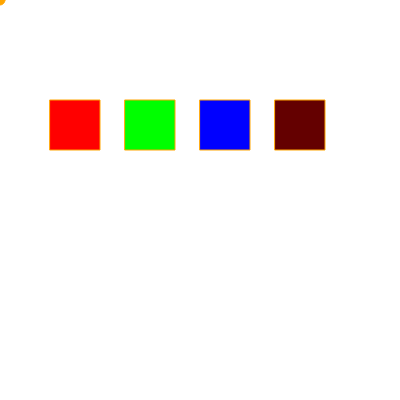
Frame 1 (no input)
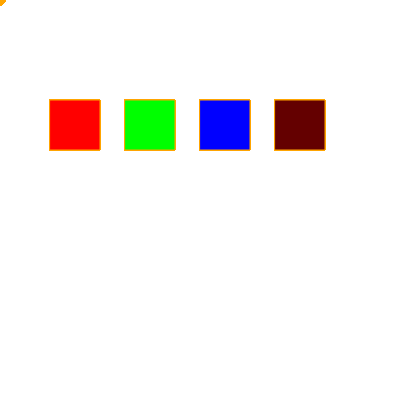
Frame 60 (no input)
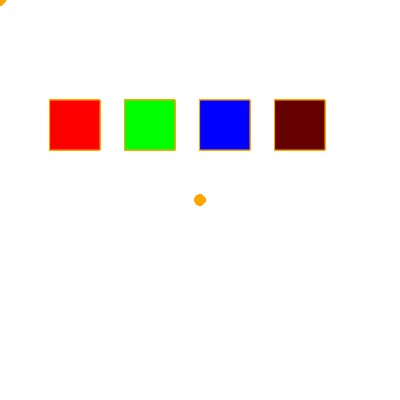
Frame 120 (the mouse pressed at the canvas centre since frame 60)

The p5.js sketch that drew these frames (run headless with seeded random() and noise() and a simulated clock; from frame 60 on, the mouse is pressed at the canvas centre):

// p5.js sketch
// ── sketch.js
var interfaceItems = [];

var brushSize = 10;

var paintColor = "orange";



function setup() {
    createCanvas(400, 400);

    interfaceItems.push(new interface(50, 100, 50, 
    color(255, 0, 0)));
    
    interfaceItems.push(new interface(125, 100, 50, 
    color(0, 255, 0)));
    
    interfaceItems.push(new interface(200, 100, 50, 
    color(0, 0, 255)));
    
    interfaceItems.push(new interface(275, 100, 50, 
    color(100, 0, 0)));

}

function draw() {
    //fill(0);
    ellipse(mouseX,mouseY, brushSize,brushSize, fill(paintColor), stroke(paintColor));
    


    interfaceItems[0].check();
    interfaceItems[0].display();
    interfaceItems[1].check();
    interfaceItems[1].display();
    interfaceItems[2].check();
    interfaceItems[2].display();
    interfaceItems[3].check();
    interfaceItems[3].display();

}

function mousePressed() {
    if(interfaceItems[0].check() == true){
        console.log("pressed red button");
        brushSize++;
        paintColor=color(255, 0, 0);
}
    if(interfaceItems[1].check() == true){
        brushSize --;
        paintColor=color(0, 255, 0);
    }
    
    if(interfaceItems[2].check() == true){
        brushSize++;
        paintColor=color(0, 0, 255);
    }
    
     if(interfaceItems[3].check() == true){
        brushSize--;
        paintColor=color(100, 0, 0);
    }
    

    
   
    
}


function interface(tempX,tempY,tempBoxSize,tempColor){
    this.x = tempX;
    this.y = tempY;
    this.boxSize = tempBoxSize;
    this.setFill = tempColor;
    
    this.overlay = false;

    this.display = function () {
        fill(this.setFill);
        rect(this.x, this.y, this.boxSize, this.boxSize);
        
        if(this.overlay == true){
        fill(127,200);
        rect(this.x, this.y, this.boxSize, this.boxSize);
        }
    }

    this.check = function () {
        if (mouseX > this.x && mouseX < (this.x + this.boxSize) && mouseY > this.y && mouseY < (this.y + this.boxSize)) {
            this.overlay = true;
            return true;
        } else {
            this.overlay = false;
            return false;
        }
    }
}
